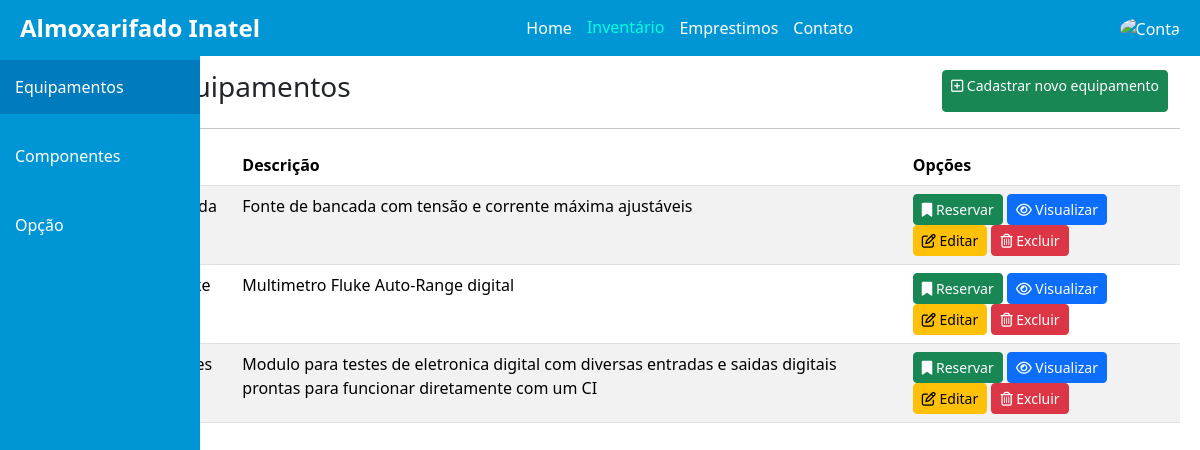
The app's page /inventario/equipamentos/, older data.
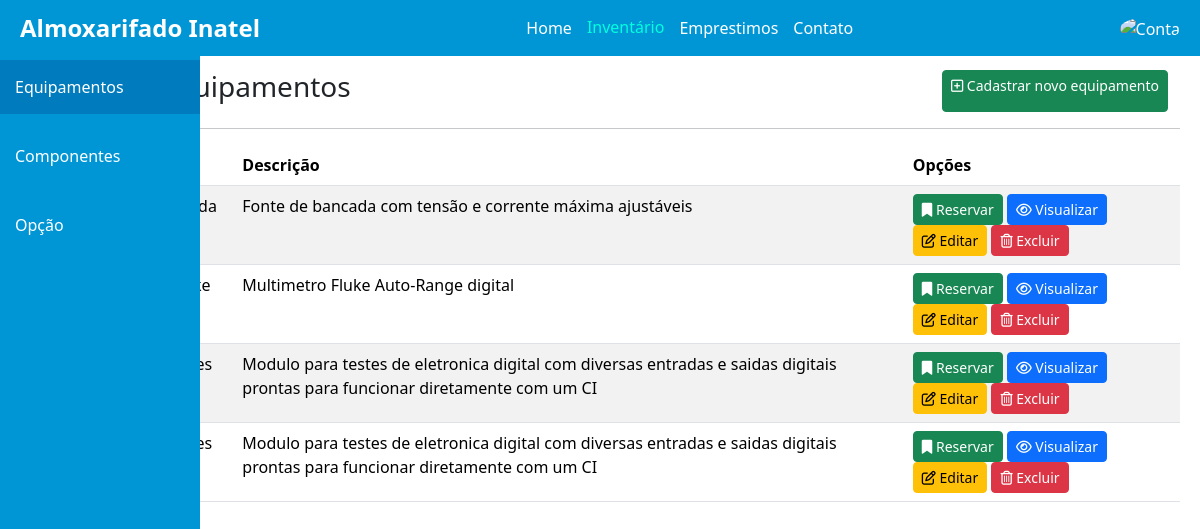
The same page, newer data.
### inventario/models.py (models this page shows, shortened)
class Equipamento(models.Model):
    id = models.IntegerField(primary_key=True, unique=True)
    nome = models.CharField(max_length=50)
    descricao = models.CharField(max_length=500,verbose_name='Descrição')
    empretimo = models.ForeignKey(Emprestimo, on_delete=models.SET_DEFAULT, default=None, blank=True, null=True)

### inventario/views.py (the view)
# urls.py: path('equipamentos/', EquipamentosList.as_view(), name='Listar-Equipamentos'),
class EquipamentosList(ListView):
    model = Equipamento
    template_name = 'equipamentos.html'

### inventario/templates/equipamentos.html (shortened to what this page needs)
{% extends "base.html" %}
{% load static %}
{% block style %}
<link rel="stylesheet" href="{% static 'css/bootstrap/bootstrap.min.css' %}">
<link rel="stylesheet" href="{% static 'fa/css/all.min.css' %}">
<link rel="stylesheet" href="{% static 'css/datatables.min.css' %}">
<link rel="stylesheet" href="{% static 'css/tables.css' %}">
{% endblock %}
{% block content %}
{% include "includes/sideBar.html" %}
<div class="content">
    <div class="container-fluid">
        <h3>Lista de Equipamentos</h3>
        <a href="{% url 'Cadastrar-Equipamento' %}" class="btn btn-success btn-sm" title="Cadastrar">
            <i class="fa-regular fa-square-plus"></i>
            Cadastrar novo equipamento
        </a>
    </div>
    <hr>
    <div class="table-responsive">
        <table class="table table-striped" id="tabela-equipamentos">
            <thead>
                <tr>
                    <th>Id</th>
                    <th>Nome</th>
                    <th>Descrição</th>
                    <th>Opções</th>
                </tr>
            </thead>
            <tbody>
                {% for equipamento in object_list %}
                <tr>
                    <td>{{ equipamento.id }}</td>
                    <td>{{ equipamento.nome }}</td>
                    <td>{{ equipamento.descricao }}</td>
                    <td>
                        <a href="" class="btn btn-success btn-sm" title="Reservar">
                            <i class="fa fa-bookmark" aria-hidden="true"></i>
                            Reservar
                        </a>
                        <a href="" class="btn btn-primary btn-sm" title="Visualizar">
                            <i class="fa-regular fa-eye"></i>
                            Visualizar
                        </a>
                        <a href="{% url 'Editar-Equipamento' equipamento.id %}" class="btn btn-warning btn-sm" title="Editar">
                            <i class="fa-regular fa-pen-to-square"></i>
                            Editar
                        </a>
                        <a href="" class="btn btn-danger btn-sm" title="Excluir">
                            <i class="fa-regular fa-trash-can"></i>
                            Excluir
                        </a>
                    </td>
                </tr>
                {% empty %}
                <tr>
                    <td colspan="4">Nenhum equipamento encontrado</td>
                </tr>
                {% endfor %}
            </tbody>
        </table>
    </div>
</div>
{% endblock %}

Row changes from the older to the newer data that the page shows:
added Equipamento: descricao "Modulo para testes de eletronica digital com diversas entradas e saidas digitais prontas para funcionar diretamente com um CI"
